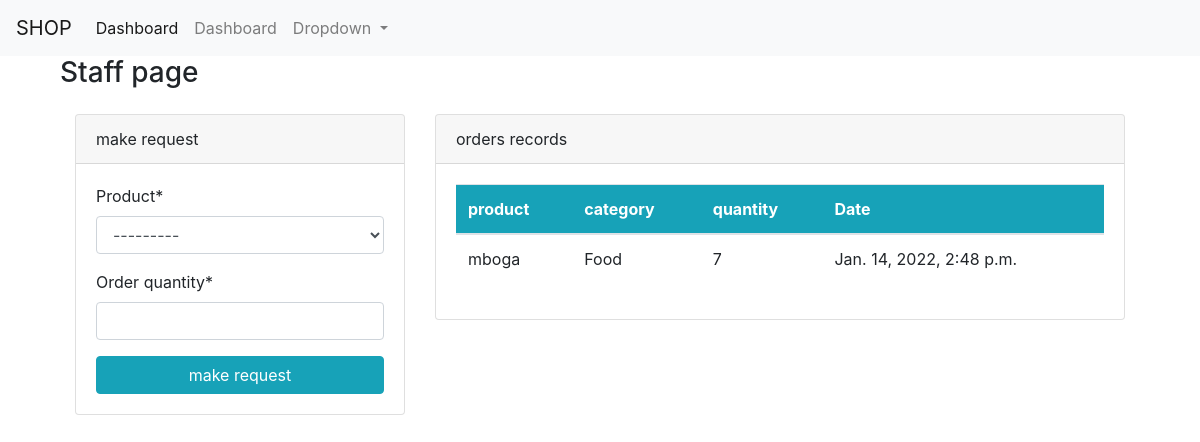
The app's page /dashboard/ (signed in), older data.
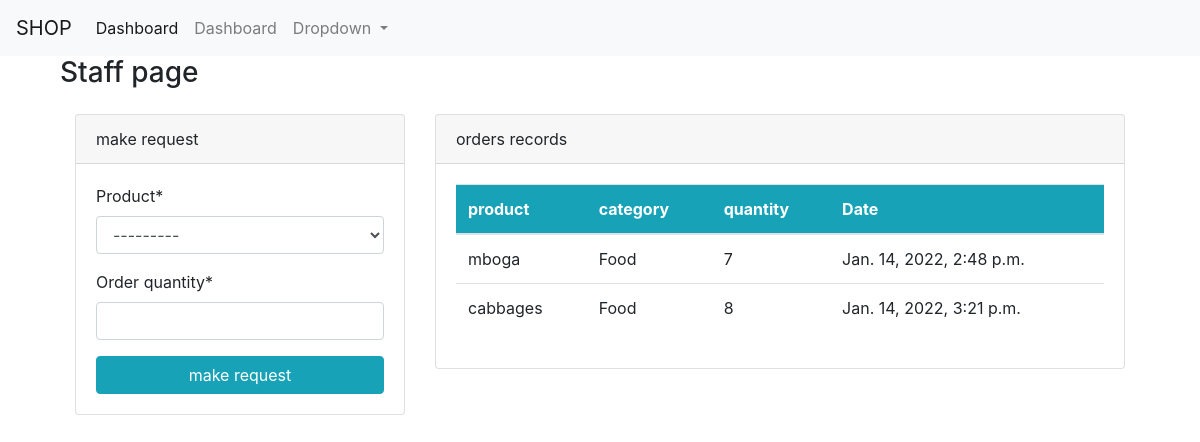
The same page, newer data.
### dashboard/models.py (models this page shows, shortened)
class Order(models.Model):
    product = models.ForeignKey(Product, on_delete=models.CASCADE, null=True)
    staff = models.ForeignKey(User, models.CASCADE, null=True)
    order_quantity = models.PositiveIntegerField(null=True)
    date = models.DateTimeField(auto_now_add=True)

class Product(models.Model):
    name = models.CharField(max_length=100, null=True)
    category = models.CharField(max_length=20, choices=CATEGORY, null=True)
    quantity = models.PositiveIntegerField(null=True)
    def __str__(self):
        return f'{self.name}-{self.quantity}'

### dashboard/views.py (the view)
# urls.py: path('', PostListView.as_view(), name='blog-index'),
@login_required(login_url='user-login')
def index(request):
    orders = Order.objects.all()
    products = Product.objects.all()
    orders_count = orders.count()
    products_count = products.count()
    workers_count = User.objects.all().count()
    if request.method == 'POST':
        form = OrderForm(request.POST)
        if form.is_valid():
            instance = form.save(commit=False)
            instance.staff = request.user
            instance.save()
            return redirect('dashboard-index')
    else:
        form = OrderForm()
    context = {
        'orders': orders,
        'form': form,
        'products': products,
        'orders_count': orders_count,
        'products_count': products_count,
        'workers_count': workers_count,
    }
    return render(request, 'dashboard/index.html', context)

### dashboard/forms.py
class OrderForm(forms.ModelForm):
    class Meta:
        model = Order
        fields = ['product', 'order_quantity']

### dashboard/templates/dashboard/index.html (shortened to what this page needs)
{% extends 'dashboard/base.html' %}
{% load crispy_forms_tags %}
{% block content %}
{% if user.is_authenticated and user.is_staff and user.is_superuser %}
{% include 'dashboard/basee.html' %}
<div class="container">
  <div class="row my-5">
    <div class="col-md-6">
      <div class="bg-white">
        <canvas id="myChart" width="200" height="150"></canvas>
<script>
var ctx = document.getElementById('myChart').getContext('2d');
var myChart = new Chart(ctx, {
    type: 'pie',
    data: {
        labels: [{% for order in orders %} '{{ order.product.name }}', {% endfor %}],
        datasets: [{
            label: 'Orders',
            data: [{% for order in orders %} '{{ order.order_quantity }}', {% endfor %}],
            backgroundColor: [
                'rgba(255, 99, 132, 1)',
                'rgba(54, 162, 235, 1)',
                'rgba(255, 206, 86, 1)',
                'rgba(75, 192, 192, 1)',
                'rgba(153, 102, 255, 1)',
                'rgba(255, 159, 64, 1)'
            ],
            borderColor: [
                'rgba(255, 99, 132, 1)',
                'rgba(54, 162, 235, 1)',
                'rgba(255, 206, 86, 1)',
                'rgba(75, 192, 192, 1)',
                'rgba(153, 102, 255, 1)',
                'rgba(255, 159, 64, 1)'
            ],
            borderWidth: 1
        }]
    },
    options: {
        scales: {
            y: {
                beginAtZero: true
            }
        }
    }
});
</script>
      </div>
    </div>
    <div class="col-md-6">
      <div class="bg-white">
        <canvas id="myChart1" width="400" height="300"></canvas>
<script>
var ctx = document.getElementById('myChart1').getContext('2d');
var myChart1 = new Chart(ctx, {
    type: 'bar',
    data: {
        labels: [{% for product in products %} '{{ product.name }}', {% endfor %}],
        datasets: [{
            label: 'Products',
            data: [{% for product in products %} '{{ product.quantity }}', {% endfor %}],
            backgroundColor: [
                'rgba(255, 99, 132, 1)',
                'rgba(54, 162, 235, 1)',
                'rgba(255, 206, 86, 1)',
                'rgba(75, 192, 192, 1)',
                'rgba(153, 102, 255, 1)',
                'rgba(255, 159, 64, 1)'
            ],
            borderColor: [
                'rgba(255, 99, 132, 1)',
                'rgba(54, 162, 235, 1)',
                'rgba(255, 206, 86, 1)',
                'rgba(75, 192, 192, 1)',
                'rgba(153, 102, 255, 1)',
                'rgba(255, 159, 64, 1)'
            ],
            borderWidth: 1
        }]
    },
    options: {
        scales: {
            y: {
                beginAtZero: true
            }
        }
    }
});
</script>
      </div>
    </div>
  </div>
</div>
{% else %}
{% include 'dashboard/staff_index.html' %}
{% endif %}
{% endblock %}

### dashboard/templates/dashboard/staff_index.html (shortened to what this page needs)
{% load crispy_forms_tags %}
<div class="container">
            <h3>Staff page</h3>
    <div class="container">
        <div class="row mt-4">
            <div class="col-md-4">
                <div class="card">
                    <div class="card-header">
                        make request
                    </div>
                    <div class="card-body">
                        <form method="POST">
                            {{ form|crispy }}
                            <input class="btn btn-info btn-block" type="submit" value="make request">
                        </form>
                    </div>
                </div>
            </div>
            <div class="col-md-8">
                <div class="card">
                    <div class="card-header">
                        orders records
                    </div>
                    <div class="card-body">
                        <table class="table bg-white">
                            <thead class="bg-info text-white">
                            <tr>
                                <th scope="col">product</th>
                                <th scope="col">category</th>
                                <th scope="col">quantity</th>
                                <th scope="col">Date</th>
                            </tr>
                            </thead>
                            <tbody>
                            {% for order in orders %}
                            {% if order.staff == user %}
                            <tr>
                                <td>{{order.product.name}}</td>
                                <td>{{order.product.category}}</td>
                                <td>{{order.order_quantity}}</td>
                                <td>{{order.date}}</td>
                            </tr>
                            {% endif %}
                            {% endfor %}
                            </tbody>
                        </table>
                    </div>
                </div>
            </div>
        </div>
    </div>
</div>

Row changes from the older to the newer data that the page shows:
added Order: product.name "cabbages", product.category "Food", order_quantity "8", date "Jan. 14, 2022, 3:21 p.m."
